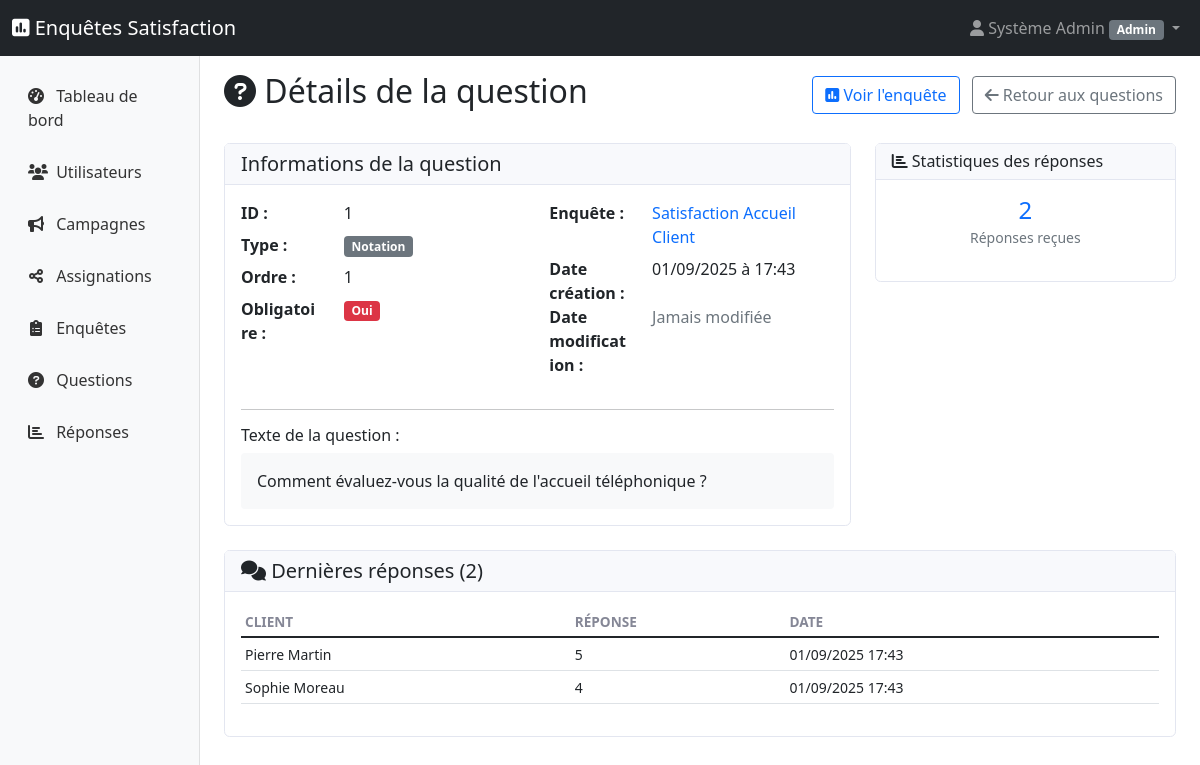
The app's page /?controller=Admin&action=viewQuestion&id=1 (signed in) with its own data.
### tables this page shows
CREATE TABLE IF NOT EXISTS questions (
    id INT AUTO_INCREMENT PRIMARY KEY,
    enquete_id INT NOT NULL,
    texte TEXT NOT NULL,
    type_question ENUM('texte_libre', 'choix_multiple', 'notation', 'oui_non') NOT NULL,
    options_json TEXT,  
    obligatoire BOOLEAN NOT NULL DEFAULT FALSE,
    ordre_affichage INT NOT NULL DEFAULT 1,
    date_creation TIMESTAMP DEFAULT CURRENT_TIMESTAMP,
    FOREIGN KEY (enquete_id) REFERENCES enquetes(id) ON DELETE CASCADE,
    INDEX idx_enquete (enquete_id),
    INDEX idx_type (type_question),
    INDEX idx_ordre (ordre_affichage)
);

CREATE TABLE IF NOT EXISTS reponses (
    id INT AUTO_INCREMENT PRIMARY KEY,
    question_id INT NOT NULL,
    utilisateur_id INT NOT NULL,
    reponse_texte TEXT,
    reponse_numerique INT,
    date_reponse TIMESTAMP DEFAULT CURRENT_TIMESTAMP,
    FOREIGN KEY (question_id) REFERENCES questions(id) ON DELETE CASCADE,
    FOREIGN KEY (utilisateur_id) REFERENCES utilisateurs(id) ON DELETE CASCADE,
    INDEX idx_question (question_id),
    INDEX idx_utilisateur (utilisateur_id),
    INDEX idx_date (date_reponse),
    UNIQUE KEY unique_user_question (utilisateur_id, question_id)
);

### app/Controllers/BaseController.php (called while the page is built, shortened)
<?php
abstract class BaseController {
    protected $currentUser;
    public function __construct() {
        $this->currentUser = $_SESSION['user'] ?? null;
    }
    protected function view(string $viewPath, array $data = []): void {
        $data['currentUser'] = $this->currentUser;
        extract($data);
        $template = $this->getTemplate();
        $content = $this->loadView($viewPath, $data);
        include __DIR__ . "/../Views/{$template}/layout.php";
    }
    protected function loadView(string $viewPath, array $data = []): string {
        $data['currentUser'] = $this->currentUser;
        extract($data);
        include __DIR__ . "/../Views/{$viewPath}.php";
        return ob_get_clean();
    }
    protected function getTemplate(): string {
        if ($this->currentUser) {
            return ($this->currentUser['role'] === 'client') ? 'frontoffice' : 'backoffice';
        }
        return 'frontoffice';
    }
}

### app/Controllers/AdminController.php (called while the page is built, shortened)
<?php
require_once 'BaseController.php';
require_once __DIR__ . '/../Models/Reponse.php';
class AdminController extends BaseController {
    private $enqueteModel;
    private $questionModel;
    private $reponseModel;
    public function __construct() {
        $this->enqueteModel = new Enquete();
        $this->questionModel = new Question();
        $this->reponseModel = new Reponse();
    }
    public function viewQuestion(): void {
        $id = (int)($_GET['id'] ?? 0);
        try {
            $question = $this->questionModel->findById($id);
            $enquete = $this->enqueteModel->findById($question['enquete_id']);
            $question['enquete_titre'] = $enquete ? $enquete['titre'] : 'Enquête supprimée';
            $reponses = $this->reponseModel->getByQuestion($id);
            $this->view('admin/questions/view', [
                'question' => $question,
                'reponses' => $reponses,
                'flash_messages' => $this->getFlashMessages()
            ]);
        } catch (Exception $e) {
            $this->flash('error', 'Erreur lors du chargement de la question : ' . $e->getMessage());
            $this->redirect('?controller=Admin&action=questions');
        }
    }
}

### config/bootstrap.php (called while the page is built, shortened)
<?php
class Application {
    private $action;
    public function __construct() {
        $this->loadController();
    }
    private function parseUrl(): void {
        $this->action = $_GET['action'] ?? DEFAULT_ACTION;
    }
    private function loadController(): void {
        try {
            $controller = new $controllerName();
            call_user_func_array([$controller, $this->action], []);
        } catch (Exception $e) {
            Utils::log('Erreur dans le contrôleur: ' . $e->getMessage(), 'ERROR');
            $this->handleError(500, 'Erreur interne du serveur');
        }
    }
    public static function run(): void {
        new self();
    }
}

### public/index.php (called while the page is built, shortened)
<?php
try {
    require_once __DIR__ . '/../config/bootstrap.php';
    Application::run();
} catch (Throwable $e) {
    echo "<h1>Erreur de l'application</h1>";
    echo "<p><strong>Message :</strong> " . $e->getMessage() . "</p>";
    echo "<p><strong>Fichier :</strong> " . $e->getFile() . " ligne " . $e->getLine() . "</p>";
    echo "<pre>" . $e->getTraceAsString() . "</pre>";
}

### config/database.php (called while the page is built, shortened)
<?php
class Database {
    private static $instance = null;
    private $pdo;
    private function __construct() {
        try {
            $dsn = "mysql:host=" . self::HOST . ";dbname=" . self::DB_NAME . ";charset=" . self::CHARSET;
            $options = [
                PDO::ATTR_ERRMODE => PDO::ERRMODE_EXCEPTION,
                PDO::ATTR_DEFAULT_FETCH_MODE => PDO::FETCH_ASSOC,
                PDO::ATTR_EMULATE_PREPARES => false,
                PDO::MYSQL_ATTR_INIT_COMMAND => "SET NAMES " . self::CHARSET
            ];
            $this->pdo = new PDO($dsn, self::USERNAME, self::PASSWORD, $options);
        } catch (PDOException $e) {
            throw new Exception("Erreur de connexion à la base de données : " . $e->getMessage());
        }
    }
    public static function getInstance(): Database {
        if (self::$instance === null) {
            self::$instance = new self();
        }
        return self::$instance;
    }
    public function getConnection(): PDO {
        return $this->pdo;
    }
}

### app/Models/BaseModel.php (called while the page is built, shortened)
<?php
require_once __DIR__ . '/../../config/database.php';
abstract class BaseModel {
    protected $pdo;
    protected $table;
    protected $primaryKey = 'id';
    public function __construct() {
        $this->pdo = Database::getInstance()->getConnection();
    }
    public function findById(int $id): ?array {
        $stmt = $this->pdo->prepare("SELECT * FROM {$this->table} WHERE {$this->primaryKey} = ?");
        $stmt->execute([$id]);
        $result = $stmt->fetch();
        return $result ?: null;
    }
}

### app/Models/Reponse.php (called while the page is built, shortened)
<?php
require_once 'BaseModel.php';
class Reponse extends BaseModel {
    protected $table = 'reponses';
    public function getByQuestion(int $questionId): array {
        $stmt = $this->pdo->prepare("
            SELECT r.*, u.nom, u.prenom, u.email
            FROM {$this->table} r
            JOIN utilisateurs u ON r.utilisateur_id = u.id
            WHERE r.question_id = ?
            ORDER BY r.date_reponse DESC
        ");
        $stmt->execute([$questionId]);
        return $stmt->fetchAll();
    }
}

### app/Views/admin/questions/view.php (the view, shortened to what this page needs)
<div class="d-flex justify-content-between align-items-center mb-4">
    <h2><i class="fas fa-question-circle"></i> Détails de la question</h2>
    <div>
        <a href="?controller=Agent&action=viewEnquete&id=<?= $question['enquete_id'] ?>" class="btn btn-outline-primary me-2">
            <i class="fas fa-poll"></i> Voir l'enquête
        </a>
        <a href="?controller=Admin&action=questions" class="btn btn-outline-secondary">
            <i class="fas fa-arrow-left"></i> Retour aux questions
        </a>
    </div>
</div>
<div class="row mb-4">
    <div class="col-md-8">
        <div class="card">
            <div class="card-header">
                <h5 class="mb-0">Informations de la question</h5>
            </div>
            <div class="card-body">
                <div class="row">
                    <div class="col-md-6">
                        <dl class="row">
                            <dt class="col-4">ID :</dt>
                            <dd class="col-8"><?= $question['id'] ?></dd>
                            <dt class="col-4">Type :</dt>
                            <dd class="col-8">
                                <span class="badge bg-<?=
                                    $question['type_question'] === 'texte_libre' ? 'info' :
                                    ($question['type_question'] === 'choix_unique' ? 'primary' :
                                    ($question['type_question'] === 'choix_multiple' ? 'success' :
                                    ($question['type_question'] === 'echelle' ? 'warning' : 'secondary')))
                                ?>">
                                    <?= ucfirst(str_replace('_', ' ', $question['type_question'])) ?>
                                </span>
                            </dd>
                            <dt class="col-4">Ordre :</dt>
                            <dd class="col-8"><?= $question['ordre_affichage'] ?? 'Non défini' ?></dd>
                            <dt class="col-4">Obligatoire :</dt>
                            <dd class="col-8">
                                <?php if ($question['obligatoire']): ?>
                                    <span class="badge bg-danger">Oui</span>
                                <?php else: ?>
                                    <span class="badge bg-secondary">Non</span>
                                <?php endif; ?>
                            </dd>
                        </dl>
                    </div>
                    <div class="col-md-6">
                        <dl class="row">
                            <dt class="col-4">Enquête :</dt>
                            <dd class="col-8">
                                <a href="?controller=Agent&action=viewEnquete&id=<?= $question['enquete_id'] ?>" class="text-decoration-none">
                                    <?= htmlspecialchars($question['enquete_titre'] ?? 'Non définie') ?>
                                </a>
                            </dd>
                            <dt class="col-4">Date création :</dt>
                            <dd class="col-8">
                                <?php if (!empty($question['date_creation'])): ?>
                                    <?= date('d/m/Y à H:i', strtotime($question['date_creation'])) ?>
                                <?php else: ?>
                                    <span class="text-muted">Non définie</span>
                                <?php endif; ?>
                            </dd>
                            <dt class="col-4">Date modification :</dt>
                            <dd class="col-8">
                                <?php if (!empty($question['date_modification'])): ?>
                                    <?= date('d/m/Y à H:i', strtotime($question['date_modification'])) ?>
                                <?php else: ?>
                                    <span class="text-muted">Jamais modifiée</span>
                                <?php endif; ?>
                            </dd>
                        </dl>
                    </div>
                </div>
                <hr>
                <div>
                    <h6>Texte de la question :</h6>
                    <div class="p-3 bg-light rounded">
                        <?= nl2br(htmlspecialchars($question['texte'])) ?>
                    </div>
                </div>
            </div>
        </div>
    </div>
    <div class="col-md-4">
        <div class="card">
            <div class="card-header">
                <h6 class="mb-0"><i class="fas fa-chart-bar"></i> Statistiques des réponses</h6>
            </div>
            <div class="card-body">
                <?php if (empty($reponses)): ?>
                    <div class="text-center py-3">
                        <i class="fas fa-chart-bar fa-2x text-muted"></i>
                        <p class="mt-2 text-muted mb-0">Aucune réponse encore</p>
                    </div>
                <?php else: ?>
                    <div class="text-center mb-3">
                        <h4 class="text-primary mb-0"><?= count($reponses) ?></h4>
                        <small class="text-muted">Réponses reçues</small>
                    </div>
                <?php endif; ?>
            </div>
        </div>
    </div>
</div>
<?php if (!empty($reponses)): ?>
<div class="card">
    <div class="card-header">
        <h5 class="mb-0"><i class="fas fa-comments"></i> Dernières réponses (<?= count($reponses) ?>)</h5>
    </div>
    <div class="card-body">
        <div class="table-responsive">
            <table class="table table-sm">
                <thead>
                    <tr>
                        <th>Client</th>
                        <th>Réponse</th>
                        <th>Date</th>
                    </tr>
                </thead>
                <tbody>
                    <?php
                    $dernieresReponses = array_slice($reponses, -10);
                    foreach (array_reverse($dernieresReponses) as $reponse):
                    ?>
                        <tr>
                            <td>
                                <small>
                                    <?= htmlspecialchars($reponse['client_nom'] ?? 'Client #' . ($reponse['client_id'] ?? 'inconnu')) ?>
                                </small>
                            </td>
                            <td>
                                <small>
                                    <?php
                                    $valeur = $reponse['valeur'] ?? '';
                                    if ($question['type_question'] === 'choix_multiple') {
                                        $choix = json_decode($valeur ?: '[]', true);
                                        echo htmlspecialchars(is_array($choix) ? implode(', ', $choix) : $valeur);
                                    } else {
                                        echo htmlspecialchars(substr($valeur ?: '', 0, 50));
                                    }
                                    ?>
                                </small>
                            </td>
                            <td>
                                <small><?= date('d/m/Y H:i', strtotime($reponse['date_reponse'])) ?></small>
                            </td>
                        </tr>
                    <?php endforeach; ?>
                </tbody>
            </table>
        </div>
    </div>
</div>
<?php endif; ?>

### public/css/backoffice.css (style rules this page uses)
.card { border: 1px solid #e3e6f0; border-radius: 0.35rem; }
.card-header { background-color: #f8f9fc; border-bottom: 1px solid #e3e6f0; }
.table th { border-top: none; font-weight: 600; text-transform: uppercase; font-size: 0.85rem; color: #858796; }
.table-responsive { border-radius: 0.35rem; }

### records on screen
questions: id "1", type_question "Notation", ordre_affichage "1", date_creation "01/09/2025 à 17:43", texte "Comment évaluez-vous la qualité de l'accueil téléphonique ?"
reponses: client_nom "Pierre Martin", valeur "5", date_reponse "01/09/2025 17:43"
reponses: client_nom "Sophie Moreau", reponse_numerique "4", date_reponse "01/09/2025 17:43"

### other values on screen
$currentUser['role'] "Admin"
$question['enquete_titre'] "Satisfaction Accueil Client"
count($reponses) "2"
